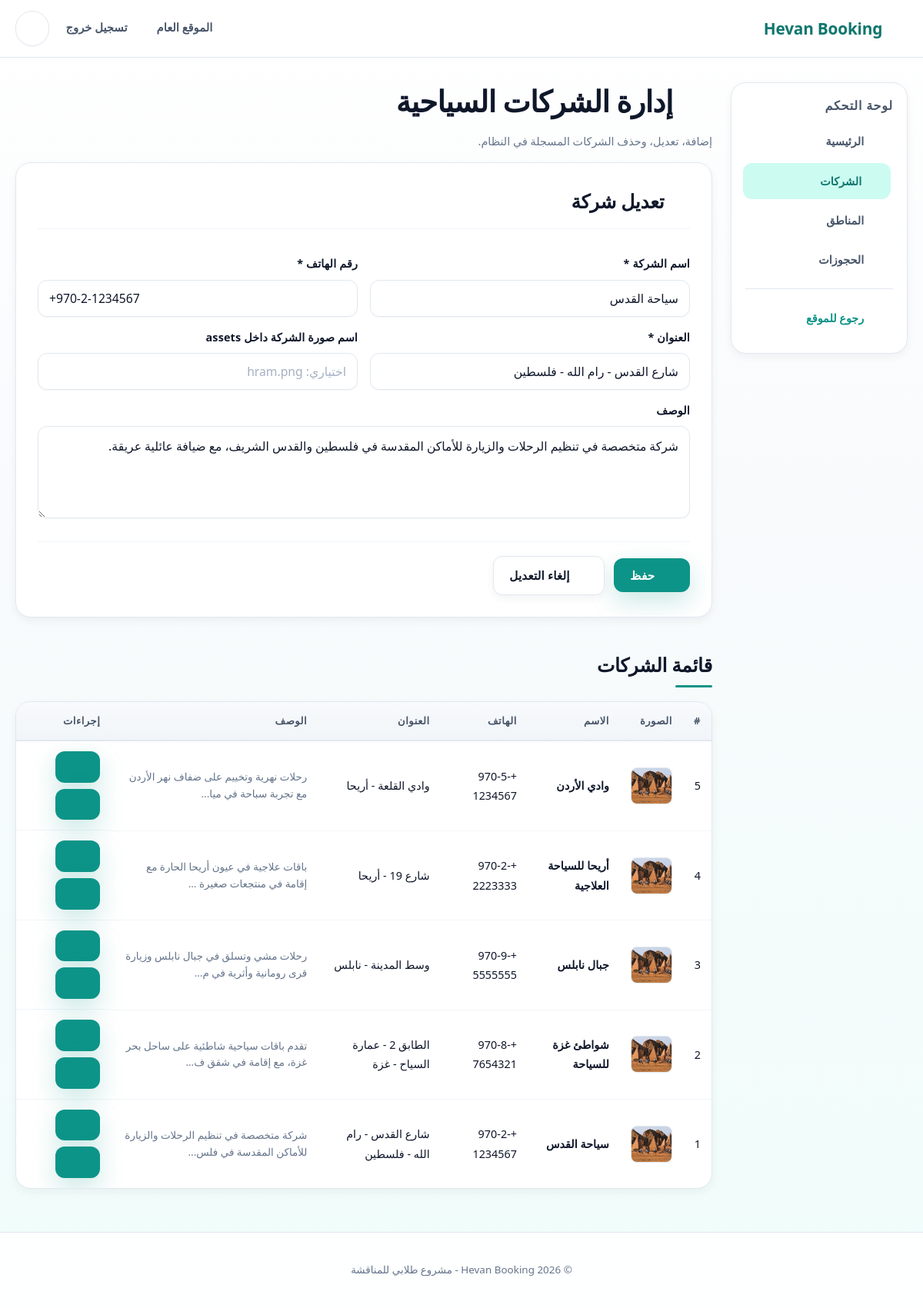
The page /admin/companies.php?edit=1 (signed in) on the database its author committed.
### tables this page shows
CREATE TABLE `companies` (
  `id`           INT UNSIGNED NOT NULL AUTO_INCREMENT PRIMARY KEY,
   
  `name`         VARCHAR(150) NOT NULL,
   
  `description`  TEXT DEFAULT NULL,
   
  `email`        VARCHAR(150) DEFAULT NULL,
  `phone`        VARCHAR(30)  DEFAULT NULL,
  `address`      VARCHAR(255) DEFAULT NULL,
  `logo`         VARCHAR(255) DEFAULT NULL COMMENT 'مسار صورة الشعار',
   
  `is_active`    TINYINT(1) UNSIGNED NOT NULL DEFAULT 1,
   
  `created_at`   TIMESTAMP DEFAULT CURRENT_TIMESTAMP,
  `updated_at`   TIMESTAMP NULL DEFAULT NULL ON UPDATE CURRENT_TIMESTAMP,
  INDEX `idx_companies_active` (`is_active`)
   
);

### admin/companies.php (the view, shortened to what this page needs)
<?php
require_once __DIR__ . '/_layout.php';
$edit    = null;
if (isset($_GET['edit'])) {
    $id = (int)$_GET['edit'];
    $stmt = $conn->prepare("SELECT * FROM companies WHERE id = ?");
    $stmt->bind_param('i', $id);
    $stmt->execute();
    $edit = $stmt->get_result()->fetch_assoc();
}
$companies = $conn->query("SELECT * FROM companies ORDER BY id DESC");
admin_header('إدارة الشركات السياحية');
?>
<h1><?= svg_icon('building') ?> إدارة الشركات السياحية</h1>
<p class="muted">إضافة، تعديل، وحذف الشركات المسجلة في النظام.</p>
<div class="card form-card">
  <h2><?= $edit ? svg_icon('edit') . ' تعديل شركة' : svg_icon('plus') . ' إضافة شركة جديدة' ?></h2>
  <form method="post">
    <div class="form-row">
      <div>
        <label for="name">اسم الشركة *</label>
        <input type="text" id="name" name="name" value="<?= h($edit['name'] ?? '') ?>" required>
      </div>
      <div>
        <label for="phone">رقم الهاتف *</label>
        <input type="tel" id="phone" name="phone" value="<?= h($edit['phone'] ?? '') ?>" required>
      </div>
    </div>
    <div class="form-row">
      <div>
        <label for="address">العنوان *</label>
        <input type="text" id="address" name="address" value="<?= h($edit['address'] ?? '') ?>" required>
      </div>
      <div>
        <label for="image_url">اسم صورة الشركة داخل assets</label>
        <input type="text" id="image_url" name="image_url" value="<?= h($edit['image_url'] ?? '') ?>" placeholder="اختياري: hram.png">
      </div>
    </div>
    <label for="description">الوصف</label>
    <textarea id="description" name="description"><?= h($edit['description'] ?? '') ?></textarea>
    <div class="form-actions">
      <button class="btn" type="submit"><?= svg_icon('save') ?> حفظ</button>
      <?php if ($edit): ?>
        <a class="btn secondary" href="<?= url('admin/companies.php') ?>"><?= svg_icon('x') ?> إلغاء التعديل</a>
      <?php endif; ?>
    </div>
  </form>
</div>
<div class="section-title"><h2>قائمة الشركات</h2></div>
<div class="card table-wrap mobile-cards">
  <table>
    <thead>
      <tr>
        <th>#</th>
        <th>الصورة</th>
        <th>الاسم</th>
        <th>الهاتف</th>
        <th>العنوان</th>
        <th>الوصف</th>
        <th>إجراءات</th>
      </tr>
    </thead>
    <tbody>
      <?php while ($row = $companies->fetch_assoc()): ?>
        <tr>
          <td data-label="#"><?= (int)$row['id'] ?></td>
          <td data-label="الصورة"><img class="table-thumb" src="<?= h(!empty($row['image_url']) ? asset_url($row['image_url']) : asset_url('hram.png')) ?>" alt="<?= h($row['name']) ?>"></td>
          <td data-label="الاسم"><b><?= h($row['name']) ?></b></td>
          <td data-label="الهاتف"><?= h($row['phone']) ?></td>
          <td data-label="العنوان"><?= h($row['address']) ?></td>
          <td data-label="الوصف" class="text-sm"><?= h(text_excerpt($row['description'] ?? '', 60)) ?></td>
          <td data-label="إجراءات" class="actions-cell">
            <a class="btn small" href="<?= url('admin/companies.php?edit=' . (int)$row['id']) ?>"><?= svg_icon('edit') ?></a>
            <a class="btn small danger" onclick="return confirm('حذف الشركة: <?= h($row['name']) ?>؟')"
               href="<?= url('admin/companies.php?delete=' . (int)$row['id']) ?>"><?= svg_icon('trash') ?></a>
          </td>
        </tr>
      <?php endwhile; ?>
    </tbody>
  </table>
</div>

### config.php (shortened to what this page needs)
<?php
function h($value) {
    return htmlspecialchars((string)$value, ENT_QUOTES, 'UTF-8');
}
function base_url() {
    $script = $_SERVER['SCRIPT_NAME'] ?? '';
    $parts = array_values(array_filter(explode('/', trim($script, '/'))));
    $adminIndex = array_search('admin', $parts, true);
    if ($adminIndex !== false) {
        return $adminIndex > 0 ? '/' . implode('/', array_slice($parts, 0, $adminIndex)) : '';
    }
    return '';
}
function url($path = '') {
    $base = base_url();
    return $base . '/' . ltrim($path, '/');
}
function text_excerpt($text, $length = 100) {
    $text = trim((string)$text);
    if (function_exists('mb_strlen') && function_exists('mb_substr')) {
        return mb_strlen($text) > $length ? mb_substr($text, 0, $length) . '...' : $text;
    }
    return strlen($text) > $length ? substr($text, 0, $length) . '...' : $text;
}
function svg_icon($name, $class = '') {
    $path = $icons[$name] ?? $icons['globe'];
    $class = trim('icon ' . $class);
    return '<svg class="' . h($class) . '" viewBox="0 0 24 24" aria-hidden="true" fill="none" stroke="currentColor" stroke-width="2" stroke-linecap="round" stroke-linejoin="round">' . $path . '</svg>';
}
function asset_url($file) {
    $file = trim((string)$file);
    $file = preg_replace('#^assets/#', '', $file);
    $segments = array_map('rawurlencode', explode('/', $file));
    return url('assets/' . implode('/', $segments));
}

### rows shown on the page
companies: name "سياحة القدس", phone "+970-2-1234567", address "شارع القدس - رام الله - فلسطين", description "شركة متخصصة في تنظيم الرحلات والزيارة للأماكن المقدسة في فلسطين والقدس الشريف، مع ضيافة عائلية عريقة.", id "1", description "شركة متخصصة في تنظيم الرحلات والزيارة للأماكن المقدسة في فلس..."
companies: id "5", name "وادي الأردن", phone "+970-5-1234567", address "وادي القلعة - أريحا", description "رحلات نهرية وتخييم على ضفاف نهر الأردن مع تجربة سباحة في ميا..."
companies: id "4", name "أريحا للسياحة العلاجية", phone "+970-2-2223333", address "شارع 19 - أريحا", description "باقات علاجية في عيون أريحا الحارة مع إقامة في منتجعات صغيرة ..."
companies: id "3", name "جبال نابلس", phone "+970-9-5555555", address "وسط المدينة - نابلس", description "رحلات مشي وتسلق في جبال نابلس وزيارة قرى رومانية وأثرية في م..."
companies: id "2", name "شواطئ غزة للسياحة", phone "+970-8-7654321", address "الطابق 2 - عمارة السياح - غزة", description "تقدم باقات سياحية شاطئية على ساحل بحر غزة، مع إقامة في شقق ف..."
